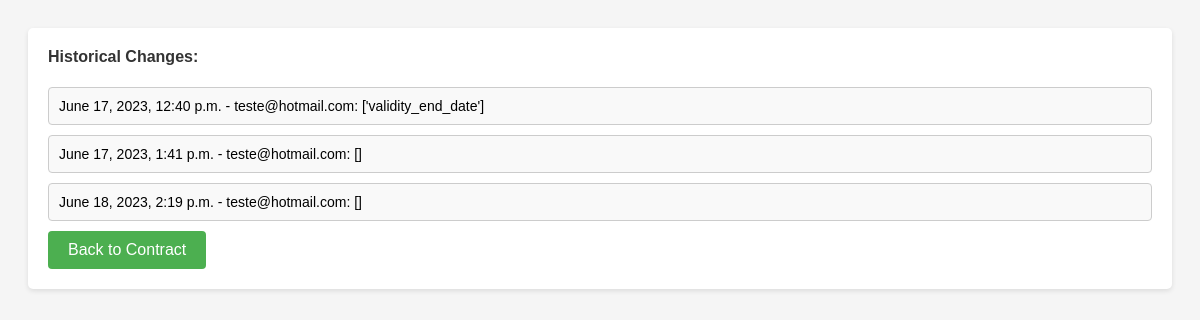
/contratos/historical-changes/1/, run on the app's committed database.
### contratos/models.py (models this page shows)
class HistoricoAlteracoes(models.Model) :
    contrato = models.ForeignKey(Contrato, on_delete=models.CASCADE)
    usuario = models.ForeignKey(CustomUser, on_delete=models.CASCADE)
    data_alteracao = models.DateTimeField(auto_now=True)
    alteracoes = models.TextField()

### autenticacao/models.py (models this page shows, shortened)
class CustomUser(AbstractUser):
    email = models.EmailField(unique=True)  # Adiciona o campo de email
    class Meta:
        db_table = 'autenticacao_customuser'

### contratos/views.py (the view)
# urls.py: path('historical-changes/<int:contract_id>/', views.historical_changes, name='historical_changes'),
def historical_changes(request, contract_id) :
    contrato = get_object_or_404(Contrato, pk=contract_id)
    return render(request, 'contratos/historical_changes.html', {'contrato' : contrato})

### Contrakt/contratos/templates/contratos/historical_changes.html (shortened to what this page needs)
<!DOCTYPE html>
<html>
<head>
</head>
<body>
    <div class="container">
        <h4>Historical Changes:</h4>
        {% if contrato.historicoalteracoes_set.all %}
            {% for alteracao in contrato.historicoalteracoes_set.all %}
                <div class="change-item">
                    <p>{{ alteracao.data_alteracao }} - {{ alteracao.usuario.username }}: {{ alteracao.alteracoes }}</p>
                </div>
            {% endfor %}
        {% else %}
            <p class="no-changes">No historical changes.</p>
        {% endif %}
        <a href="{% url 'contratos:contract_information' contrato.id %}" class="back-button">Back to Contract</a>
    </div>
</body>
</html>

### Contrakt/contratos/templates/contratos/historical_changes.html (style rules this page uses)
body { font-family: Arial, sans-serif; background-color: #f5f5f5; padding: 20px; }
h4 { margin-top: 0; color: #333; }
.container { background-color: #fff; padding: 20px; border-radius: 5px; box-shadow: 0 2px 5px rgba(0, 0, 0, 0.1); }
.change-item { margin-bottom: 10px; padding: 10px; background-color: #f9f9f9; border: 1px solid #ccc; border-radius: 4px; }
.change-item p { margin: 0; font-size: 14px; }
.back-button { display: inline-block; background-color: #4CAF50; color: white; padding: 10px 20px; text-align: center; text-decoration: none; border-radius: 4px; transition: background-color 0.3s ease; }

### data on the page
HistoricoAlteracoes: data_alteracao "June 17, 2023, 12:40 p.m.", usuario.username "teste@hotmail.com", alteracoes "['validity_end_date']"
HistoricoAlteracoes: data_alteracao "June 17, 2023, 1:41 p.m.", usuario.username "teste@hotmail.com", alteracoes "[]"
HistoricoAlteracoes: data_alteracao "June 18, 2023, 2:19 p.m.", usuario.username "teste@hotmail.com", alteracoes "[]"
